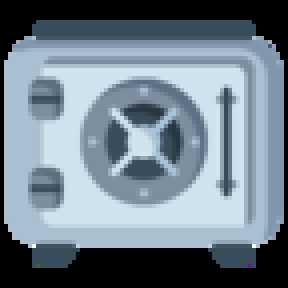
%> input picture Linguaggi di programmazione/GUI/esercizi pdf 9/cs.png, 72 x 72 px (shown 4 times larger)
$ octave --eval "result = equalized(imread('../Linguaggi di programmazione/GUI/esercizi pdf 9/cs.png'));"   (GNU Octave 9; MATLAB toolbox functions it lacks are replaced by stand-ins)
%> lines starting %> are read from the running program, lines starting %| are printed output that depends on the picture
function out=equalized(img)
    img = rgb2gray(img);
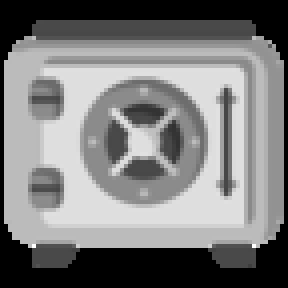
%> img: size 72x72 uint8 (shown 4 times larger); min 0, max 255, mean 125
    h = size(img,1)*size(img,2)/255; % altezza=Area/base
%> h = 20.33
    lut = uint8(cumsum(imhist(img,256))/h);
%> lut = 256 values from 59 to 255
    out = lut(img+1);
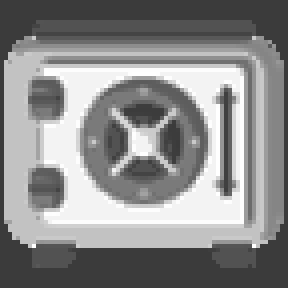
%> out: size 72x72 uint8 (shown 4 times larger); min 59, max 255, mean 139.1
